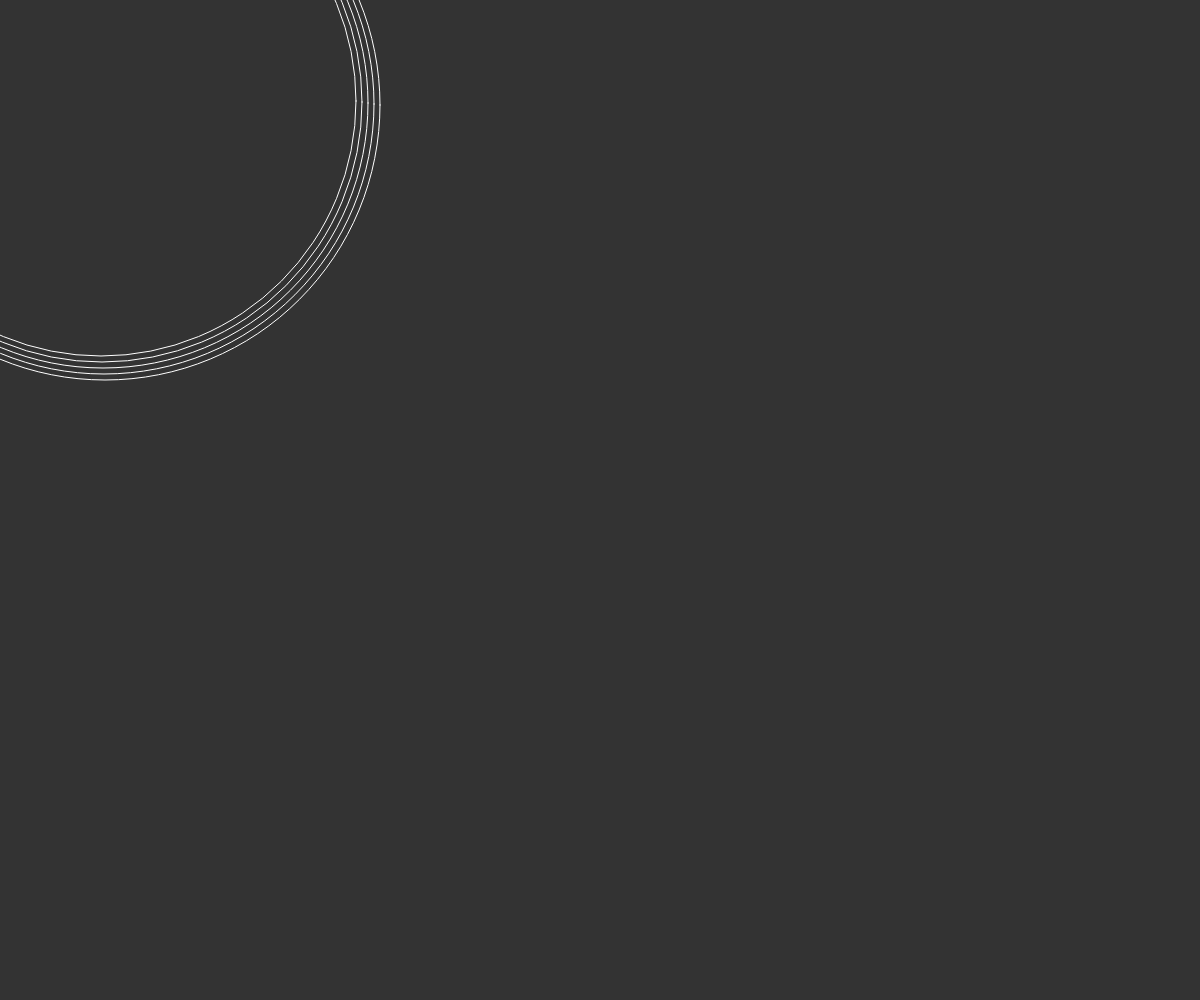
Frame 1 (no input)
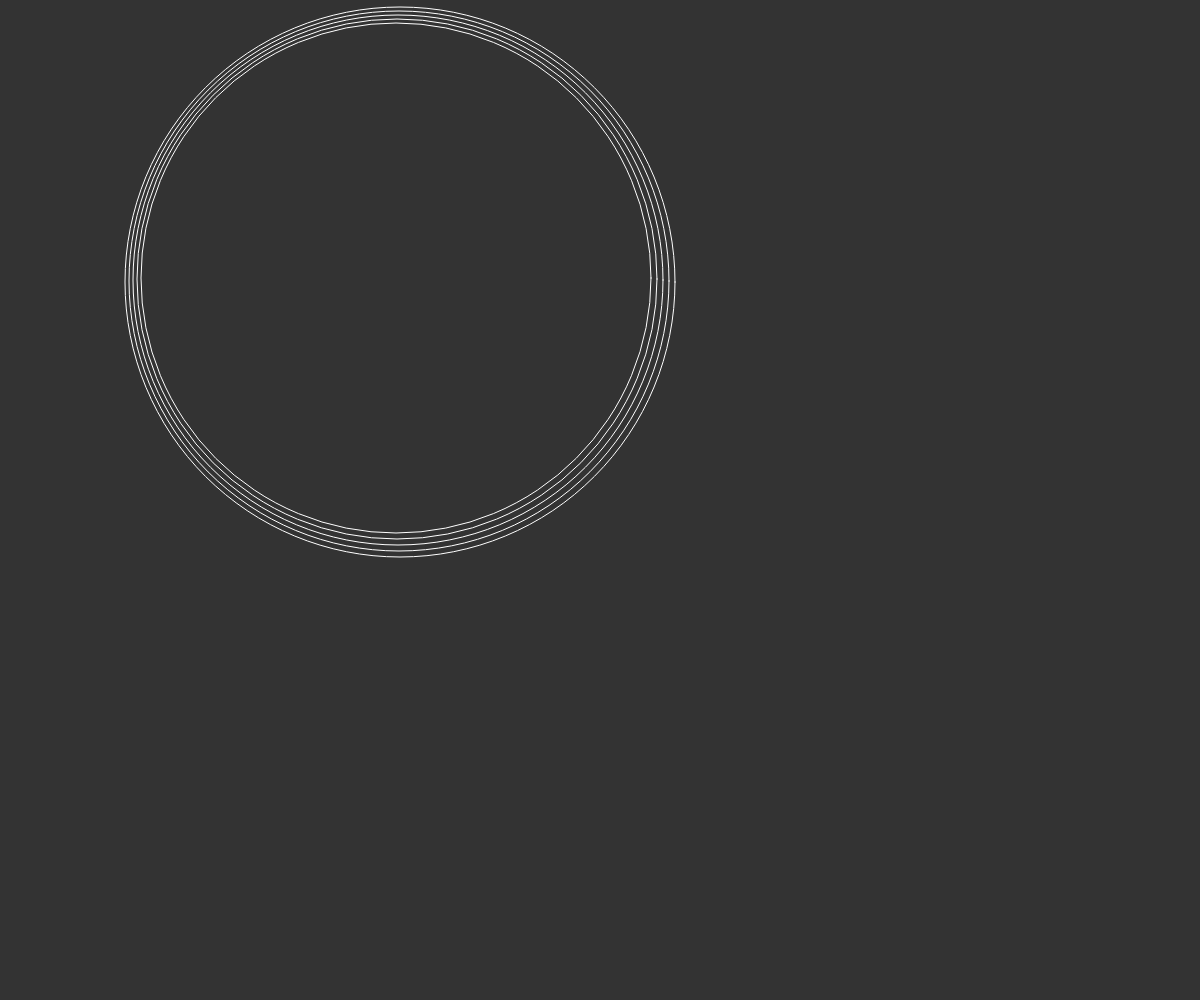
Frame 60 (no input)
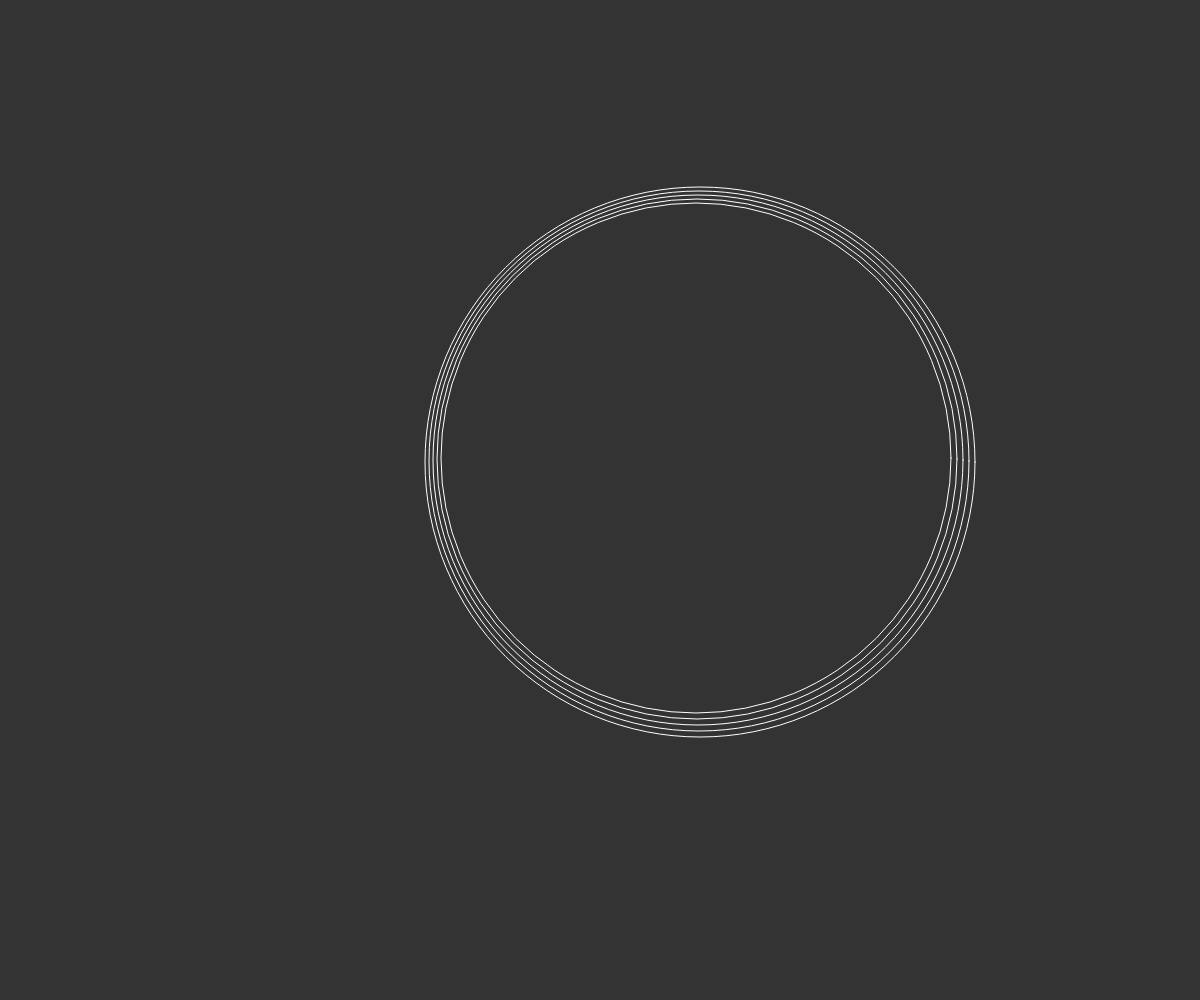
Frame 120 (the mouse pressed at the canvas centre since frame 60)

The p5.js sketch that drew these frames (run headless with seeded random() and noise() and a simulated clock; from frame 60 on, the mouse is pressed at the canvas centre):

// p5.js sketch
// ── sketch.js
var arrayOfCircles = [];


function setup(){
  createCanvas(windowWidth,windowHeight);
  noStroke();
  background(0,0,0);

  // Create 6 new circles and add to array
  for (var i = 0; i < 6; i++) {
    var newCircle = new Circle(i + 100, i + 100, 500 + i * 10);   
    arrayOfCircles.push(newCircle);
  }
  
}


function draw(){
  background(51);
  
  // Loop through array and call function for each circle
  for (var i = 1; i < 6; i++) {
    arrayOfCircles[i].display();
    arrayOfCircles[i].move();
    arrayOfCircles[i].bounce();    
  }

}

// ── circle.js
function Circle(x, y, diameter) {
  this.x = x; 
  this.y = y;
  this.xvel = 5;
  this.yvel = 3;
  this.diameter = diameter;

  this.display = function() {
    noFill();
    stroke(255);
    ellipse(this.x, this.y, this.diameter);
  }

  this.move = function() {
    this.x += this.xvel;
    this.y += this.yvel;
  }

  this.bounce = function() {
    if ((this.x >= windowWidth) || (this.x <= 0)){
      this.xvel = -this.xvel;
    }
    if ((this.y >= windowHeight) || (this.y <= 0)){
      this.yvel = -this.yvel;
    }
  }
} 
